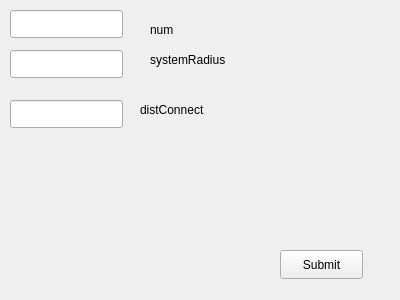
<?xml version="1.0" encoding="UTF-8"?>
<ui version="4.0">
 <class>Form</class>
 <widget class="QWidget" name="Form">
  <property name="geometry">
   <rect>
    <x>0</x>
    <y>0</y>
    <width>400</width>
    <height>300</height>
   </rect>
  </property>
  <property name="windowTitle">
   <string>Form</string>
  </property>
  <widget class="QLineEdit" name="lineEdit">
   <property name="geometry">
    <rect>
     <x>10</x>
     <y>10</y>
     <width>113</width>
     <height>28</height>
    </rect>
   </property>
  </widget>
  <widget class="QLineEdit" name="lineEdit_2">
   <property name="geometry">
    <rect>
     <x>10</x>
     <y>50</y>
     <width>113</width>
     <height>28</height>
    </rect>
   </property>
  </widget>
  <widget class="QLineEdit" name="lineEdit_3">
   <property name="geometry">
    <rect>
     <x>10</x>
     <y>100</y>
     <width>113</width>
     <height>28</height>
    </rect>
   </property>
  </widget>
  <widget class="QLabel" name="label">
   <property name="geometry">
    <rect>
     <x>150</x>
     <y>20</y>
     <width>63</width>
     <height>20</height>
    </rect>
   </property>
   <property name="text">
    <string>num</string>
   </property>
  </widget>
  <widget class="QLabel" name="label_2">
   <property name="geometry">
    <rect>
     <x>150</x>
     <y>50</y>
     <width>91</width>
     <height>20</height>
    </rect>
   </property>
   <property name="text">
    <string>systemRadius</string>
   </property>
  </widget>
  <widget class="QLabel" name="label_3">
   <property name="geometry">
    <rect>
     <x>140</x>
     <y>100</y>
     <width>101</width>
     <height>20</height>
    </rect>
   </property>
   <property name="text">
    <string>distConnect</string>
   </property>
  </widget>
  <widget class="QPushButton" name="pushButton">
   <property name="geometry">
    <rect>
     <x>280</x>
     <y>250</y>
     <width>83</width>
     <height>29</height>
    </rect>
   </property>
   <property name="text">
    <string>Submit</string>
   </property>
  </widget>
 </widget>
 <resources/>
 <connections/>
</ui>
